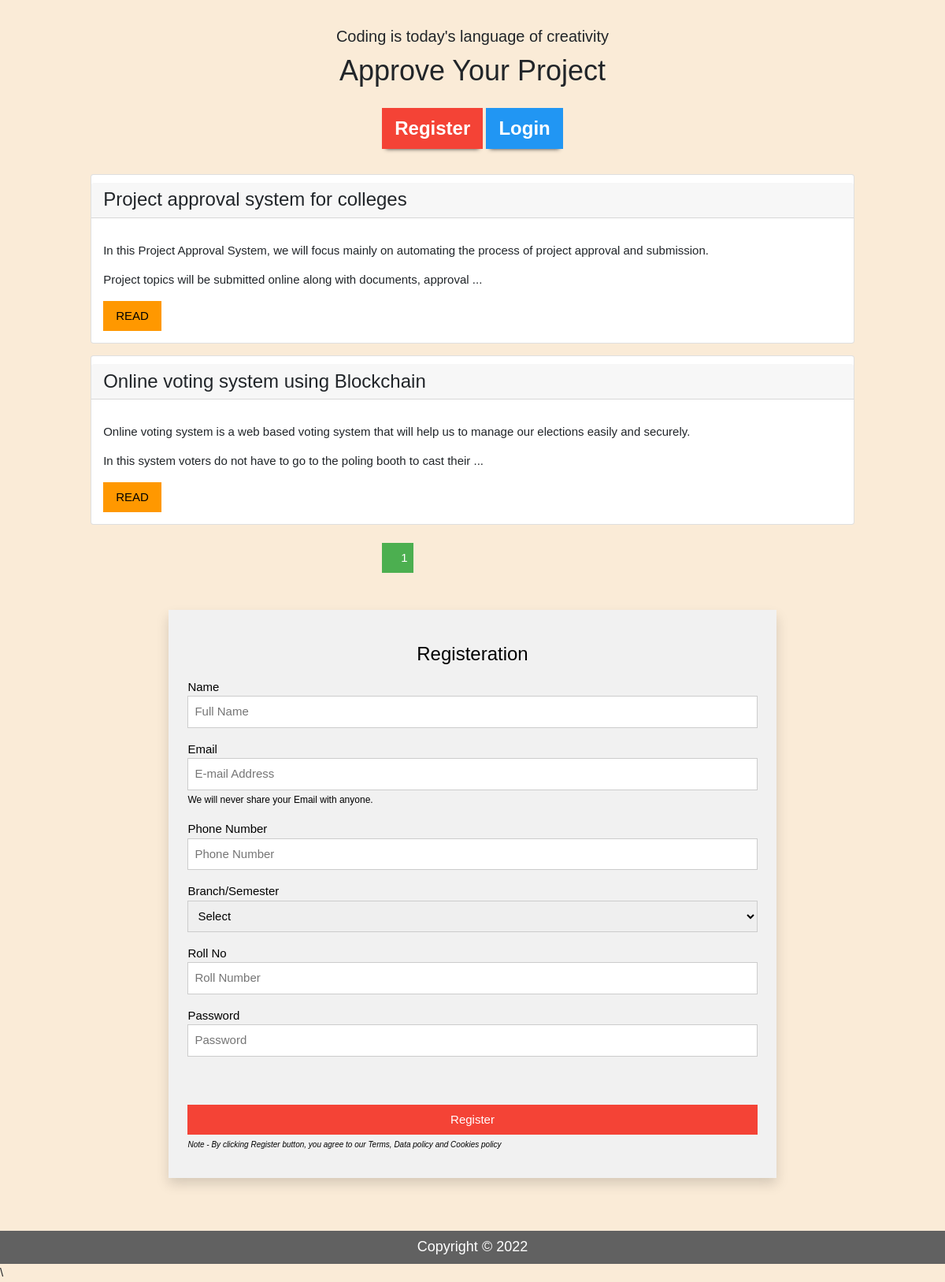
The page / on the database its author committed.
### tables this page shows
CREATE TABLE `post` (
  `post_id` int(11) NOT NULL,
  `post_title` varchar(700) NOT NULL,
  `post_desc` text NOT NULL,
  `post_metatitle` varchar(600) NOT NULL,
  `post_keyword` varchar(500) NOT NULL,
  `post_metadesc` text NOT NULL,
  `post_slug` varchar(700) NOT NULL
);

### index.php (the view, shortened to what this page needs)
<?php
$limit = 10;
if(isset($_REQUEST['page'])){
  $page = $_REQUEST['page'];
}else{
  $page = 1;
}
$offset = ($page - 1) * $limit;
?>
<!DOCTYPE html>
<html lang="en">
<head>
<link rel="stylesheet" href="css/bootstrap.css" />
<link rel="stylesheet" href="css/w3css.css" />
<link rel="stylesheet" href="css/style.css" />
</head>
<body>
<header class="w3-container w3-theme w3-margin-top w3-padding" id="myHeader">
  <div class="w3-center">
  <h4>Coding is today's language of creativity</h4>
    <h1 class="w3-xxlarge w3-animate-bottom sm">Approve Your Project</h1>
    <div class="w3-padding-16">
      <a href="#registration" class="w3-btn w3-xlarge w3-red w3-hover-light-grey shadow-btn" style="font-weight:900;">Register</a>
      <a href="" class="w3-btn w3-xlarge w3-blue w3-hover-light-grey shadow-btn" data-bs-toggle="modal" data-bs-target="#staticBackdrop" style="font-weight:900;" id="login1"> Login</a>
    </div>
  </div>
</header>
<div class="w3-container">
  <div class="row justify-content-center">
<?php
include 'config.php';
  $sql6 = "SELECT * FROM post LIMIT ?, ?";
  $result6 = $conn->prepare($sql6);
  $result6->execute(array($offset, $limit));
  if($result6->rowCount() > 0){
    while($row6 = $result6->fetch(PDO::FETCH_ASSOC)){
?>
    <div class="col-sm-10 my-2">
      <div class="card">
        <h3 class="card-header"> <a href="single.php?post=<?php echo $row6['post_slug']; ?>" style="text-decoration:none;"><?php echo $row6['post_title']; ?></a></h3>
        <div class="card-body">
          <p class="card-text" style="font-size:18px"><?php echo substr($row6['post_desc'], 0, 200).'...'; ?></p>
          <a href="single.php?post=<?php echo $row6['post_slug']; ?>" class="w3-btn w3-orange" style="font-size:15px">READ</a>
        </div>
      </div>
    </div>
<?php }} ?>
<div class="col-sm-3 my-3 pagination">
  <?php
    $sql7 = "SELECT post_id FROM post";
    $result7 = $conn->prepare($sql7);
    $result7->execute();
    if($result7->rowCount()){
      $total_records = $result7->rowCount();
      $total_pages = ceil($total_records/$limit);
      echo '<ul>';
      for($i = 1; $i <= $total_pages; $i++){
        if($i == $page){
          $active = 'w3-dark-green';
        }else{
          $active = '';
        }
        echo '<li class="w3-btn w3-green mx-1 '.$active.'"><a href="index.php?page='.$i.'" style="padding:100%;">'.$i.'</a></li>';
      }
      echo '</ul>';
    }
  ?>
</div>
  </div>
</div>
  <div class="w3-container" id="registration">
    <div class="row justify-content-center"><div class="col-md-8">
  <div class="w3-light-grey w3-padding-large w3-padding-32 w3-margin-top  shadow" id="contact">
    <h3 class="w3-center">Registeration</h3>
    <form action="" method="post">
      <div class="w3-section">
        <label for="name">Name</label>
        <input type="text" class="w3-input w3-border" id="name" required name="Name" placeholder="Full Name">
      </div>
      <div class="w3-section">
        <label for="email">Email</label>
        <input type="email" class="w3-input w3-border" id="email" required name="Email" placeholder="E-mail Address">
        <small>We will never share your Email with anyone.</small>
      </div>
      <div class="w3-section">
        <label for="phone">Phone Number</label>
        <input type="number" class="w3-input w3-border" id="phone" required name="Phone" placeholder="Phone Number">
      </div>
      <div class="w3-section">
        <label for="branch">Branch/Semester</label>
        <select name="Branch" id="branch" class="w3-input w3-border select-height" required>
        <option value="">Select</option>
        </select>
      </div>
      <div class="w3-section">
        <label for="rollno">Roll No</label>
        <input type="number" class="w3-input w3-border" id="rollno" required name="Rollno" placeholder="Roll Number">
      </div>
      <div class="w3-section">
        <label for="password">Password</label>
        <input type="password" class="w3-input w3-border" id="password" required name="Password" placeholder="Password">
      </div><br>
      <?php if(isset($msg3)){ echo $msg3; } ?><br>
      <button type="submit" class="w3-btn w3-block w3-red" name="register">Register</button>
      <em style="font-size:10px;">Note - By clicking Register button, you agree to our Terms, Data policy and Cookies policy</em><br>
    </form>
    </div>
    </div>
  </div>
</div>
  <br><br><br>
<footer>
  <div class="w3-container w3-dark-grey w3-large">
  <h5 style="text-align:center;"> <a href="adminlogin.php" style="text-decoration:none;">Copyright</a> &copy; 2022</h5>
 </div>
</footer>
<script src="js/all.min.js"></script>\
</body>
</html>

### css/w3css.css (style rules this page uses)
html { box-sizing:border-box }
*,*:before,*:after { box-sizing:inherit }
html { -ms-text-size-adjust:100%;-webkit-text-size-adjust:100% }
body { margin:0 }
article,aside,details,figcaption,figure,footer,header,main,menu,nav,section { display:block }
a { background-color:transparent }
small { font-size:80% }
button,input,select,textarea,optgroup { font:inherit;margin:0 }
button,input { overflow:visible }
button,select { text-transform:none }
button,[type=button],[type=reset],[type=submit] { -webkit-appearance:button }
html,body { font-family:Verdana,sans-serif;font-size:15px;line-height:1.5 }
html { overflow-x:hidden }
h1 { font-size:36px }
h3 { font-size:24px }
h4 { font-size:20px }
h5 { font-size:18px }
h1,h2,h3,h4,h5,h6 { font-family:"Segoe UI",Arial,sans-serif;font-weight:400;margin:10px 0 }
a { color:inherit }
.w3-btn,.w3-button { border:none;display:inline-block;padding:8px 16px;vertical-align:middle;overflow:hidden;text-decoration:none;color:inherit;background-color:inherit;text-align:center;cursor:pointer;white-space:nowrap }
.w3-btn,.w3-button { -webkit-touch-callout:none;-webkit-user-select:none;-khtml-user-select:none;-moz-user-select:none;-ms-user-select:none;user-select:none }
.w3-input { padding:8px;display:block;border:none;border-bottom:1px solid #ccc;width:100% }
.w3-block { display:block;width:100% }
.w3-container:after,.w3-container:before,.w3-panel:after,.w3-panel:before,.w3-row:after,.w3-row:before,.w3-row-padding:after,.w3-row-padding:before, .w3-cell-row:before,.w3-cell-row:after,.w3-clear:after,.w3-clear:before,.w3-bar:before,.w3-bar:after { content:"";display:table;clear:both }
.w3-container,.w3-panel { padding:0.01em 16px }
.w3-animate-bottom { position:relative;animation:animatebottom 0.4s }
.w3-large { font-size:18px!important }
.w3-xlarge { font-size:24px!important }
.w3-xxlarge { font-size:36px!important }
.w3-center { text-align:center!important }
.w3-border { border:1px solid #ccc!important }
.w3-section,.w3-code { margin-top:16px!important;margin-bottom:16px!important }
.w3-margin-top { margin-top:16px!important }
.w3-padding { padding:8px 16px!important }
.w3-padding-large { padding:12px 24px!important }
.w3-padding-16 { padding-top:16px!important;padding-bottom:16px!important }
.w3-padding-32 { padding-top:32px!important;padding-bottom:32px!important }
.w3-blue,.w3-hover-blue:hover { color:#fff!important;background-color:#2196F3!important }
.w3-green,.w3-hover-green:hover { color:#fff!important;background-color:#4CAF50!important }
.w3-orange,.w3-hover-orange:hover { color:#000!important;background-color:#ff9800!important }
.w3-red,.w3-hover-red:hover { color:#fff!important;background-color:#f44336!important }
.w3-light-grey,.w3-hover-light-grey:hover,.w3-light-gray,.w3-hover-light-gray:hover { color:#000!important;background-color:#f1f1f1!important }
.w3-dark-grey,.w3-hover-dark-grey:hover,.w3-dark-gray,.w3-hover-dark-gray:hover { color:#fff!important;background-color:#616161!important }

### css/style.css (style rules this page uses)
body { background-color:antiquewhite; }
.pagination li a { text-decoration: none !important; }
html,body,h1,h2,h3,h4,h5 { font-family: "Raleway", sans-serif }
.select-height { min-height: 40px; }
.shadow-btn { box-shadow: 0 5px 5px -5px #333; }

### rows shown on the page
post: post_title "Project approval system for colleges", post_desc "In this Project Approval System, we will focus mainly on automating the process of project approval and submission. Project topics will be submitted online along with documents, approval"
post: post_title "Online voting system using Blockchain", post_desc "Online voting system is a web based voting system that will help us to manage our elections easily and securely. In this system voters do not have to go to the poling booth to cast their"
